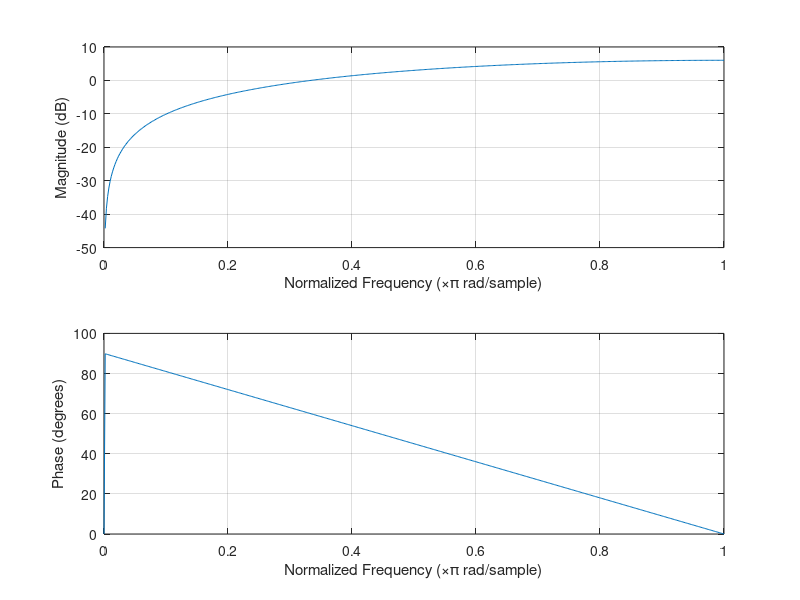
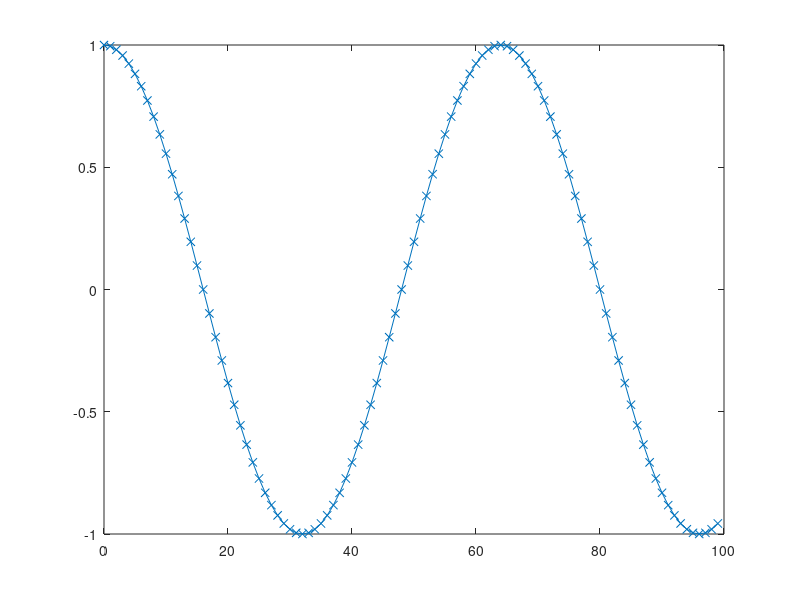
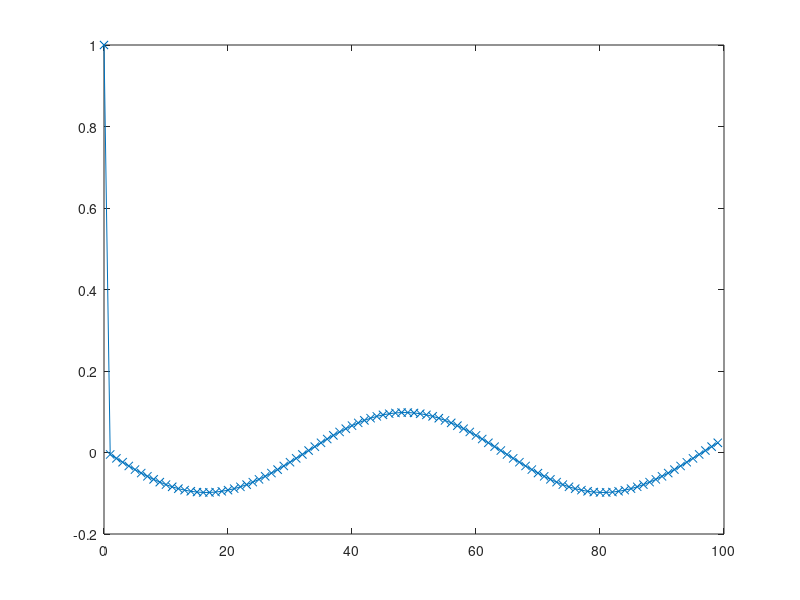

Write the MATLAB code that produced these figures, in order. (Note: this script raises an error after producing the figures.)
close all
clear
freqz([1 -1],1);
n = 0:1000;
x = cos(pi/32*n);

y = filter([1 -1],1,x);
figure;
plot(n(1:100), x(1:100), '-x')
figure;
plot(n(1:100), y(1:100), '-x')

img = im2double(imread('photo.jpg'));
figure
imagesc(img);colormap gray

h = [1,-1];

dy = filter(h, 1, img);
dy_dx = filter(h, 1, dy')';

%% paragogos 1
img_filter_dy = filter(h, 1, img, [], 1);

img_filter_dx = filter(h, 1, img, [], 2);

figure
imagesc(abs(img_filter_dy));colormap gray


%% paragogos 2
img_filter_dy_2 = filter(h, 1, img_filter_dy, [], 1);

img_filter_dx_2 = filter(h, 1, img_filter_dx, [], 2);

figure
imagesc(abs(img_filter_dx_2));colormap gray

%% paragogos 3
%dxdy
img_filter_dy_dx = filter(h, 1, img_filter_dy, [], 2);

img_filter_dx_dy = filter(h, 1, img_filter_dx, [], 1);

figure
imagesc(abs(img_filter_dx_dy));colormap gray


%% Degraded Photo
img2 = imread('photo-deg.jpg');

N = 20;
h = ones(2*N+1,2*N+1) / (2*N+1)^2;
plot(h);
y = filter2(h,img2);
figure;
imshow(y/max(y(:)));

%% MedFilt
N = 3;
I = medfilt2(img2, [2*N+1, 2*N+1]);

figure;
imagesc(abs(I)), colormap gray;



